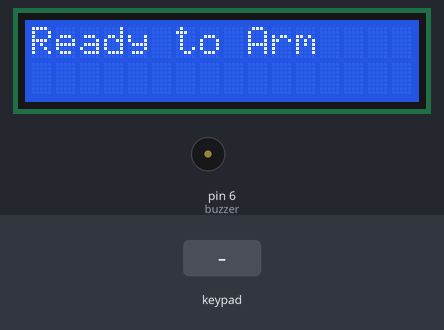
Bench run of a sketch on a simulated Arduino Uno, built with avr-gcc and run on an emulated ATmega328P. Shown: 16×2 character LCD, buzzer (waves = sounding, pin HIGH). The inputs (shaded band) are chosen by the test bench.

Above: at 1.2 s.
1.3 s: keypad keys 1 2 3 4 # pressed 0.4 s apart
At 3.9 s:
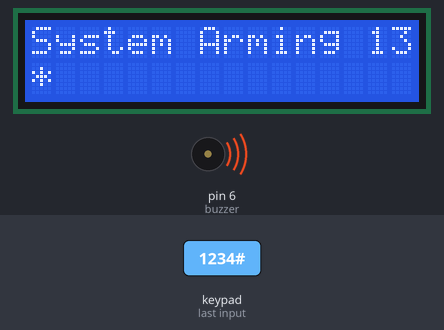
4.8 s: key '1' pressed
At 5.8 s:
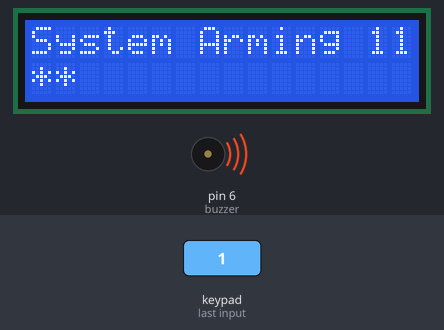
7.5 s: keypad keys 1 2 3 4 pressed 0.4 s apart
At 7.64 s:
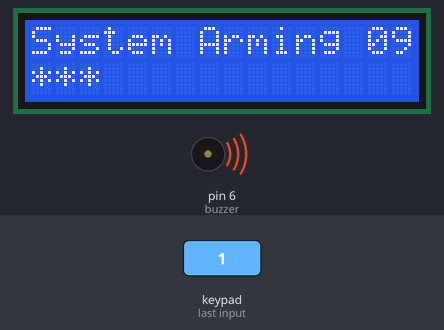
10.6 s: key '2' pressed
At 11.0 s:
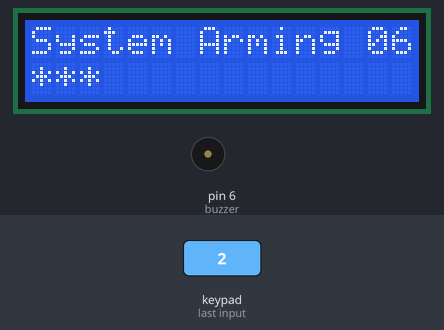
12.1 s: key '3' pressed
At 12.94 s:
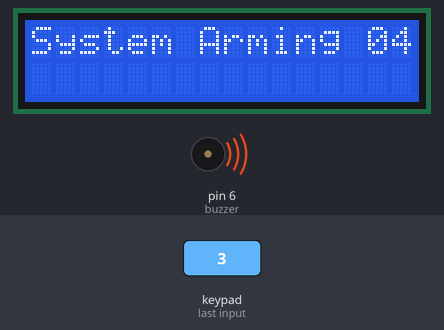
15.1 s: keypad keys 1 2 3 4 * pressed 0.4 s apart
At 17.8 s:
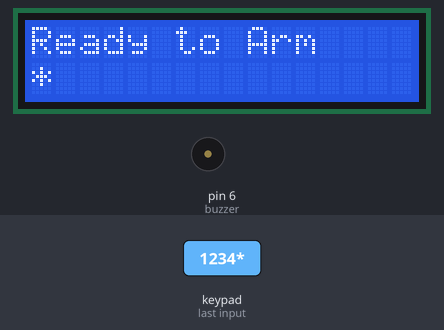
Timing chart, 0 to 19.3 s (numbered marks = the images above; inputs shaded):
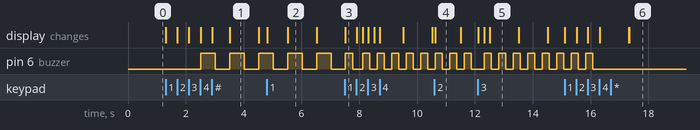

The sketch:

KeypadPassword.ino
```cpp
#include <Keypad.h>
#include <Wire.h>
#include <LiquidCrystal.h>
#include <elapsedMillis.h>

#define Password_Lenght 5 // Give enough room for six chars + NULL char
#define Input_pin 7
#define buzzer 6
int buzzerState = LOW;
elapsedMillis timeElapsed; //declare global if you don't want it reset every time loop runs
unsigned long previousMillis = 0;
LiquidCrystal lcd(A0, A1, A2, A3, A4, A5);
char Data[Password_Lenght]; // 6 is the number of chars it can hold + the null char = 7
char Master[Password_Lenght] = "1234";
char Master2[Password_Lenght] = "0000";

char Menu[Password_Lenght] = "8888";
int entry_delay = 14999;
int exit_delay = 14999;
byte data_count = 0, master_count = 0;
bool Pass_is_good;
char customKey;
bool disarm_flag = false;
bool exit_loop = true;
bool Alaram_buff;
const byte ROWS = 4;
const byte COLS = 3;
char keys[ROWS][COLS] = {
  {'1','2','3'},
  {'4','5','6'},
  {'7','8','9'},
  {'*','0','#'}
};

byte rowPins[ROWS] = {
  2,3,4,5}; //connect to the row pinouts of the keypad
byte colPins[COLS] = {
  10,9,8}; //connect to the column pinouts of the keypad

Keypad customKeypad( makeKeymap(keys), rowPins, colPins, ROWS, COLS); //initialize an instance of class NewKeypad

void setup()
{
  lcd.begin(16, 2);
  pinMode(Input_pin,INPUT);
   pinMode(buzzer,OUTPUT);
   digitalWrite(buzzer,LOW);
   Serial.begin(9600);
}

void loop()
{
  lcd.setCursor(0,0);
  lcd.print("Ready to Arm");
  disarm_flag = false;
  Key();
  if(data_count == Password_Lenght-1) // if the array index is equal to the number of expected chars, compare data to master
  {
    lcd.clear();
    lcd.setCursor(0, 0);

    if(!strcmp(Data, Master) || !strcmp(Data, Master2)) // equal to (strcmp(Data, Master) == 0)
    {
      clearData();
      arm();
    }
    else if(!strcmp(Data, Menu))
    {
      menu();
      clearData();
      lcd.clear();
    }
    else
    {
      lcd.print("Access Denied");
      delay(2000);
      clearData();
      lcd.clear();
    }
  }
}

void clearData()
{
  while(data_count !=0)
  {   // This can be used for any array size,
    Data[data_count--] = 0; //clear array for new data
  }
  return;
}

void arm()
{
  exit_loop = true;
  lcd.clear();
  lcd.print("System Arming");
  timeElapsed = 0;
  char Time[2];
  while (timeElapsed < exit_delay)
  {
    int dly_on = 500;
    int cnt = 1;
    int T = (exit_delay - timeElapsed) / 1000;
    sprintf(Time,"%0.2d",T);
    lcd.setCursor(14,0);
    lcd.print(Time);
    if ( T < 10)
    {
      dly_on = 250;
    }
    buzzer_beep(dly_on);
    bool status = authentication();
    if (status)
    {
      exit_loop = false;
      status = false;
      break;
    }
    else
    {
      exit_loop = true;
      //break;
    }
  }
  digitalWrite(buzzer, LOW);
  lcd.clear();
  lcd.print("Arm");
while(exit_loop)
  {
    Alaram_buff = digitalRead(Input_pin);
    if(Alaram_buff == HIGH)
    {
      checkAlarm();
      break;
    }
    bool status = authentication();
    if (status)
    {
      break;
    }
  }
}

void disarm()
{
 // delay(entry_delay);
  lcd.print("Disarm");
}

void menu()
{
  lcd.clear();
  lcd.print("Menu");
  delay(2000);
}

void checkAlarm()
{
  char Time[2];
  lcd.clear();
  lcd.print("Input Key");
  timeElapsed = 0;
  while (timeElapsed < entry_delay)
  {
    int dly_on = 500;
    int cnt = 1;
    int T = (exit_delay - timeElapsed) / 1000;
    sprintf(Time,"%0.2d",T);
    lcd.setCursor(14,0);
    lcd.print(Time);
    if ( T < 10)
    {
      dly_on = 250;
    }
    buzzer_beep(dly_on);
    bool status = authentication();
    if (status)
    {
      disarm_flag = true;
      status = false;
      break;
    }
  }
  if (!disarm_flag)
  {
    alarm();
    disarm_flag = false;
  }
  digitalWrite(buzzer, LOW);
}
void alarm()
{
  lcd.clear();
  lcd.print("Alarm");
  while(true)
  {
    digitalWrite(buzzer, HIGH);
    bool status = authentication();
    if (status)
    {
      digitalWrite(buzzer, LOW);
      disarm_flag = false;
      status = false;
      break;
    }
  }
}

void Key()
{
  customKey = customKeypad.getKey();
  if (customKey) // makes sure a key is actually pressed, equal to (customKey != NO_KEY)
  {
    Data[data_count] = customKey; // store char into data array
    lcd.setCursor(data_count,1); // move cursor to show each new char
    lcd.print("*"); // print char at said cursor
    data_count++; // increment data array by 1 to store new char, also keep track of the number of chars entered
  }
}

bool authentication()
{
  Key();
  if(!strcmp(Data, Master) || !strcmp(Data, Master2) ) // equal to (strcmp(Data, Master) == 0)
  {
      lcd.clear();
      disarm();
      delay(1000);
      lcd.clear();
      clearData();
      return true;
  }
  else if(data_count == (Password_Lenght - 1))
  {
    lcd.setCursor(0,1);
    lcd.print("Access Denied");
    delay(200);
    lcd.setCursor(0,1);
    lcd.print("                ");
    clearData();
    return false;
  }
  else
  {
    return false;
  }

}

void buzzer_beep(int ms_delay)
{

  unsigned long currentMillis = millis();
  if (currentMillis - previousMillis > ms_delay) {
    previousMillis = currentMillis;
    if (buzzerState == LOW)
      buzzerState = HIGH;
    else
      buzzerState = LOW;
    digitalWrite(buzzer, buzzerState);
  }
}
```

Measured:
- after the input at 1.3 s, pin 6 (buzzer): alternates HIGH for 0.50 s and LOW for 0.50 s, starting after 1.2 s; the display: first changes at once (image 1 shows a later state)
- after the input at 4.8 s, the display: first changes at once (image 2 shows a later state)
- after the input at 7.5 s, the display: changes at once (image 3)
- after the input at 10.6 s, the display: changes at once (image 4)
- after the input at 12.1 s, the display: first changes at once (image 5 shows a later state)
- after the input at 15.1 s, pin 6 (buzzer): goes on until 16.1 s, then stays LOW; the display: first changes at once (image 6 shows a later state)
- what the display in image 1 shows lasts 1.0 s, from 3.5 s to 4.5 s
